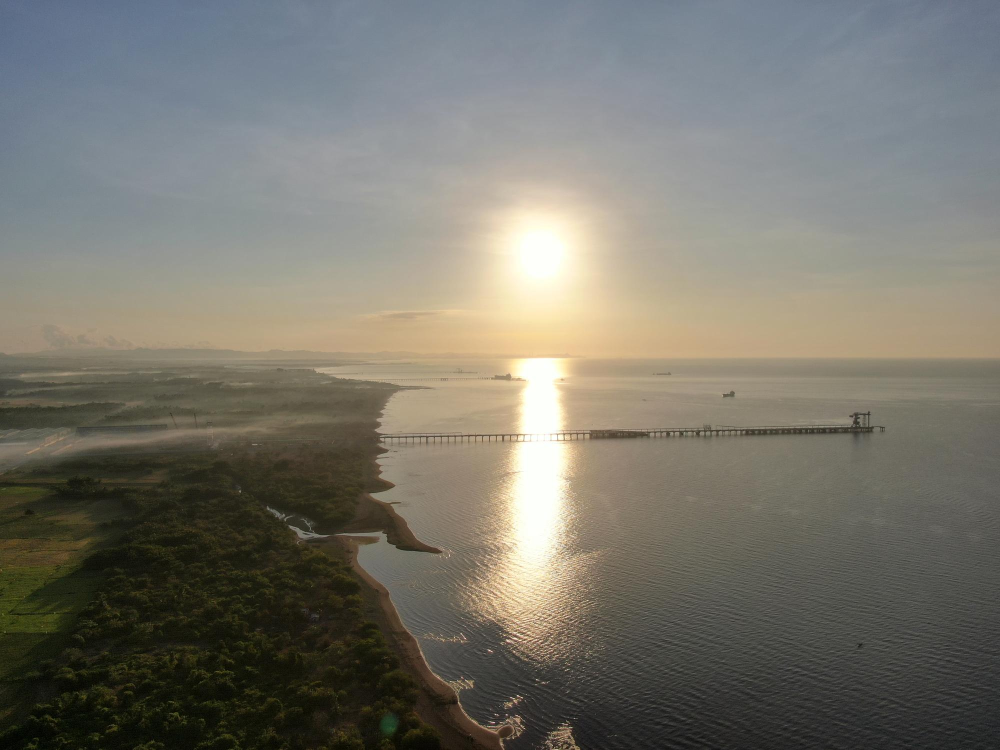
#> input picture Teresa-Rizal-Mobile-main/Teresa-Mobile-App/assets/images/teresa-rizal-aerial.jpg, 2000 x 1500 px, found by its file name (shown at 1/2 size)
$ python generate.py
#> lines starting #> are read from the running program, lines starting #| are printed output that depends on the picture
"""Build the three onboarding background plates.

Run from `Teresa-Mobile-App/`:

    python tool/onboarding_art/generate.py

Why this exists rather than three hand-cropped files: the sources are the app's
own tab banners, which are *composites* — a photograph in the top ~45% and
baked marketing copy below it, wrapped in decorative arcs. Onboarding needs the
photograph and none of the rest, and "which pixels are the photograph" is a
decision that should be written down and re-runnable, not performed once in an
image editor and forgotten.

Each plate is a full-height phone canvas: the source photograph covering the
top band, dissolving into Teresa, Rizal navy for the lower third where the headline
and buttons sit. That is what lets one asset work at every aspect ratio — the
photo never has to stretch to fill a screen taller than it is, and the copy
always lands on a solid, legible ground.

**No copy is baked in.** Every word a citizen reads is native Flutter text.
The only text inside these plates is signage that was physically in the
photographed scene, which is scene content, not interface copy.
"""

from __future__ import annotations

import os
from dataclasses import dataclass, field

from PIL import Image

# A tall phone. Matches ~19.5:9 so `BoxFit.cover` crops almost nothing on a
# modern handset, and degrades gracefully on anything shorter.
CANVAS = (1080, 2340)

# Teresa, Rizal navy-950, the palette's darkest ink (lib/theme/app_colors.dart).
NAVY = (0x07, 0x0F, 0x24)

# How far the dissolve reaches back up into the photograph, as a fraction of
# canvas height. The band itself is per-plate: these sources are wide, and one
# shared band deep enough for a tall phone would scale a 2:1 photograph until
# only its middle third survived — which is how the first attempt cropped past
# both faces in the counter photo and kept the desk.
FADE = 0.15


@dataclass(frozen=True)
class Plate:
    out: str
    src: str
    #: Crop of the SOURCE that is genuinely photographic — no decorative arcs,
    #: no baked marketing copy. Left, top, right, bottom in source pixels.
    crop: tuple[int, int, int, int] | None = None
    #: Height of the photographic band as a fraction of the canvas.
    #:
    #: A trade, tuned per plate against its source aspect: a deeper band fills
    #: more of the screen but scales a wide photograph until only its middle
    #: survives. The first pass at 0.32 left a dead navy field roughly a fifth
    #: of the screen tall between the photograph and the copy, visible on a
    #: device and on nothing else.
    band: float = 0.44
    #: 0 = keep the top of the crop when it is taller than the band, 1 = keep
    #: the bottom. Faces and horizons are rarely in the middle.
    focus_y: float = 0.5
    focus_x: float = 0.5
    notes: str = field(default='')


PLATES = [
    Plate(
        out='page_1_bg.jpg',
        src='teresa-rizal-aerial.jpg',
        band=0.50,
        focus_y=0.58,
        notes='The coastline at sunrise. No crop needed — the only source with '
        'no composited layer at all.',
    ),
    Plate(
        out='page_2_bg.jpg',
        src='Dokyu Tab.png',
        # Below the wall sign and inside the decorative arcs: the handover
        # itself, which is the only part of the frame that says "a request was
        # served".
        # Top edge sits just BELOW the wall sign reading "Serbisyong Tapat,
        # Para sa Lahat." A first pass at y=140 kept it, which is baked
        # interface-looking copy inside a background — the thing this redesign
        # exists to remove.
        crop=(70, 248, 1000, 655),
        band=0.42,
        focus_x=0.52,
        focus_y=0.55,
        notes='Municipal services counter, document handover.',
    ),
    Plate(
        out='page_3_bg.jpg',
        src='Emergency.png',
        # Deliberately excludes the right-hand third. That region is an
        # illustrated signboard listing "EMERGENCY HOTLINE 911 / DISASTER
        # RESPONSE / MEDICAL ASSISTANCE / FIRE INCIDENT" — interface copy baked
        # into a photograph, which is the exact thing this redesign removed.
        crop=(30, 190, 700, 588),
        band=0.48,
        focus_x=0.48,
        focus_y=0.45,
        notes='Flood rescue and response. Signboard cropped out.',
    ),
]

SRC_DIR = os.path.join('assets', 'images')
OUT_DIR = os.path.join('assets', 'images', 'welcome')


def build(plate: Plate) -> str:
    img = Image.open(os.path.join(SRC_DIR, plate.src)).convert('RGB')
#> img is the input picture: PIL image 2000x1500 RGB; mean R, G, B 119.3, 117.3, 108.2
    if plate.crop:
        img = img.crop(plate.crop)

    width, height = CANVAS
    band = int(height * plate.band)

    # Cover the band, then take the requested focal slice rather than the
    # middle — on the counter photo the middle is a desk.
    scale = max(width / img.width, band / img.height)
#> scale = 0.78
    img = img.resize((max(1, round(img.width * scale)), max(1, round(img.height * scale))), Image.LANCZOS)
#> img: PIL image 1560x1170 RGB
    left = int((img.width - width) * plate.focus_x)
#> left = 240
    top = int((img.height - band) * plate.focus_y)
#> top = 0
    img = img.crop((left, top, left + width, top + band))
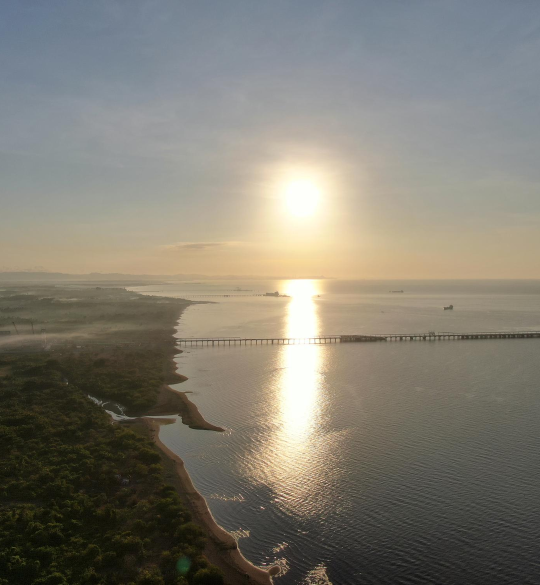
#> img: PIL image 1080x1170 RGB (shown at 1/2 size); mean R, G, B 128.1, 124.3, 113.6

    canvas = Image.new('RGB', CANVAS, NAVY)
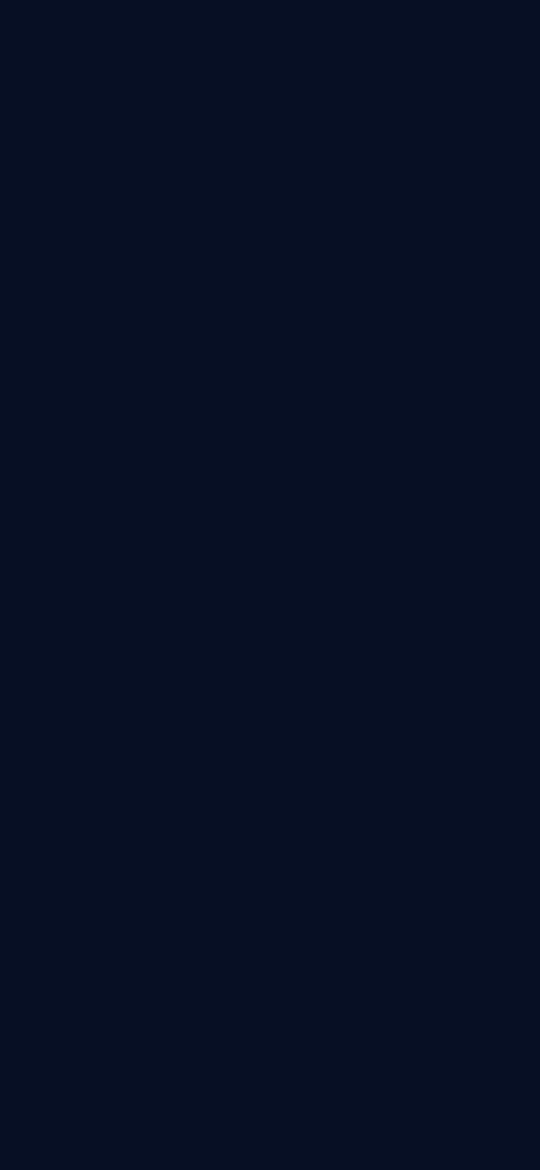
#> canvas: PIL image 1080x2340 RGB (shown at 1/2 size); mean R, G, B 7, 15, 36

    # Dissolve the foot of the photograph into the navy so there is no seam.
    # An alpha ramp rather than a blur: a blur still ends somewhere.
    #
    # Pasted ONCE, through the mask. The first version pasted the photo opaque
    # and then again through the mask, so the hard edge was already on the
    # canvas and the ramp had nothing to soften.
    fade_px = int(height * FADE)
    ramp = Image.new('L', (1, band), 255)
    for y in range(band):
        d = y - (band - fade_px)
        ramp.putpixel((0, y), 255 if d <= 0 else max(0, 255 - int(255 * d / fade_px)))
    mask = ramp.resize((width, band))
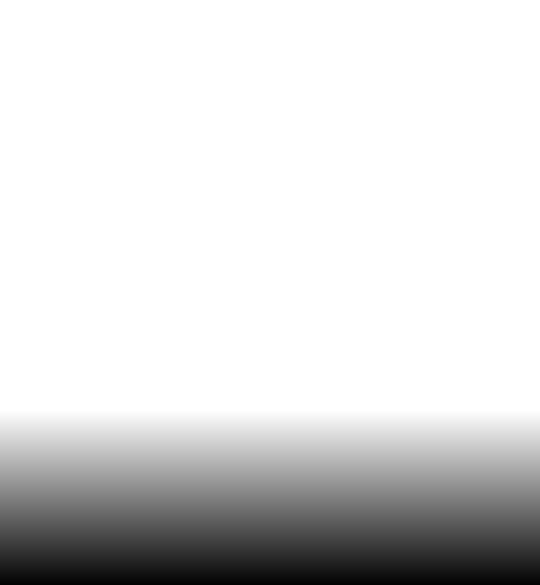
#> mask: PIL image 1080x1170 L (shown at 1/2 size); min 1, max 255, mean 217
    canvas.paste(img, (0, 0), mask)
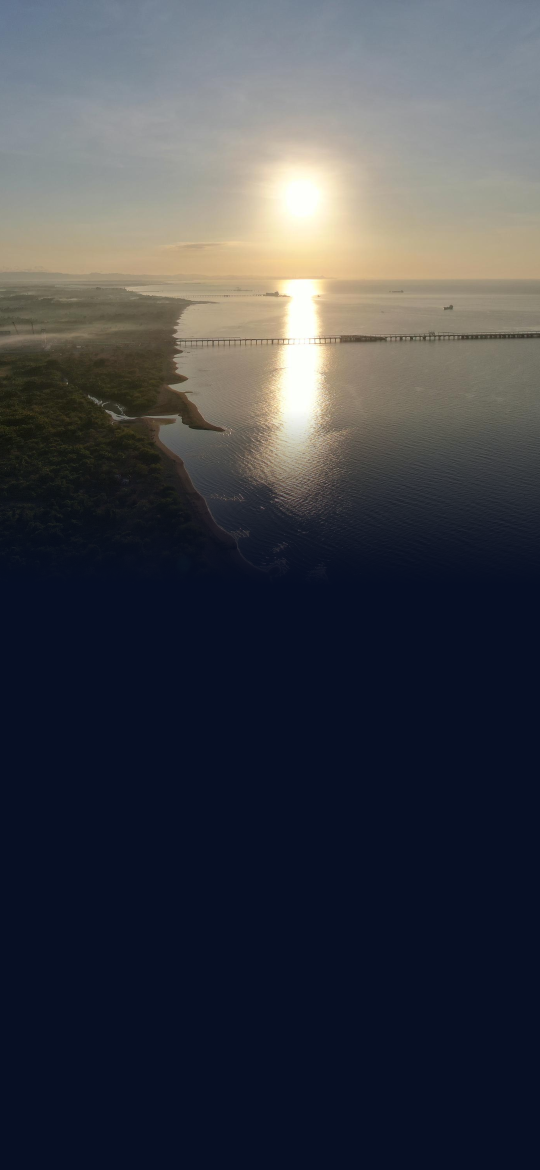
#> canvas: PIL image 1080x2340 RGB (shown at 1/2 size); mean R, G, B 63.8, 66.8, 74.2

    os.makedirs(OUT_DIR, exist_ok=True)
    path = os.path.join(OUT_DIR, plate.out)
    canvas.save(path, quality=80, optimize=True, progressive=True)
    return path


if __name__ == '__main__':
    for p in PLATES:
#> (the run stopped early here; a loop or call above may not have finished)
